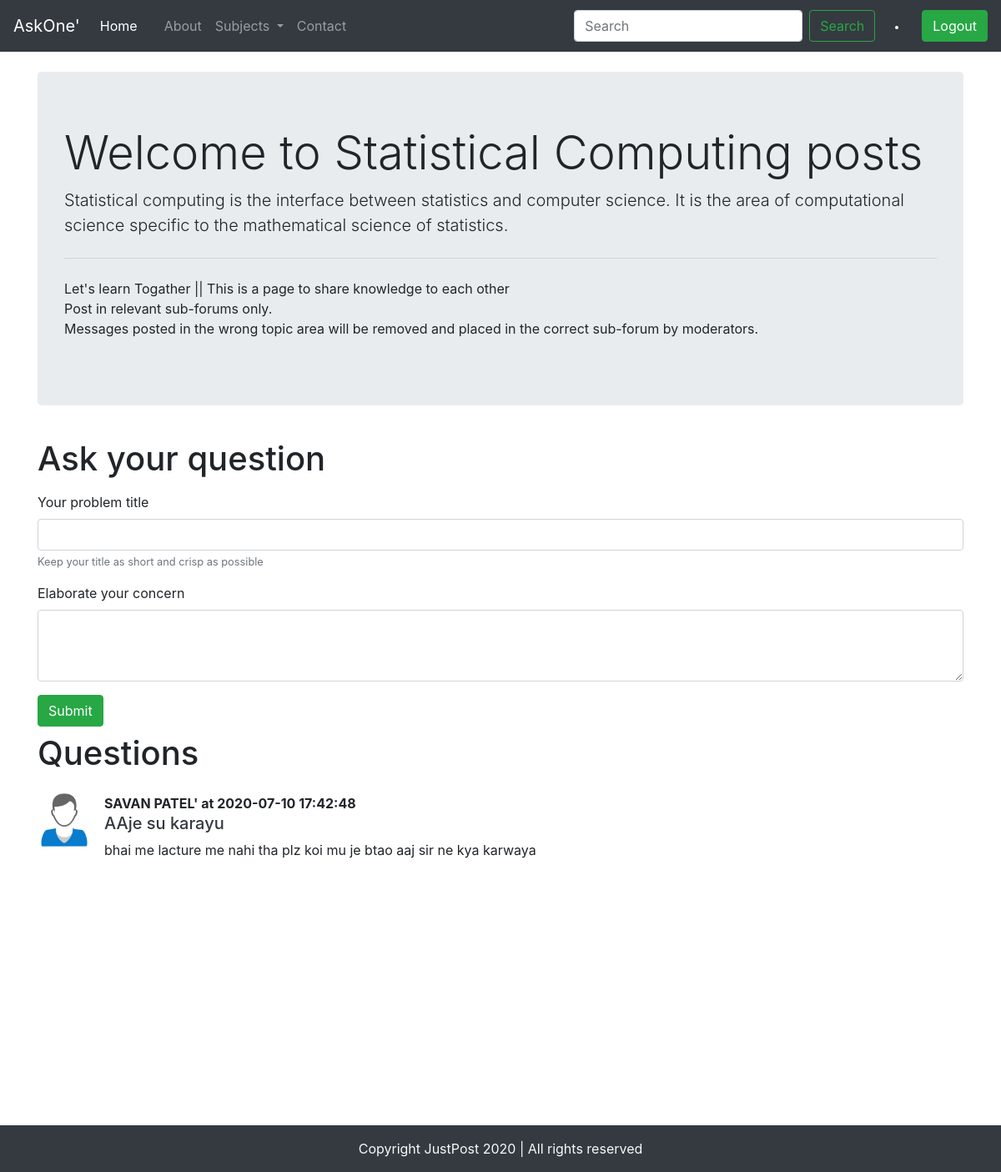
Page /threadlist.php?catid=5 (signed in) on the committed database.
### tables this page shows
CREATE TABLE `categories` (
  `category_id` int(8) NOT NULL,
  `category_image` varchar(255) NOT NULL,
  `category_name` varchar(255) NOT NULL,
  `category_description` varchar(255) NOT NULL,
  `created` datetime NOT NULL DEFAULT current_timestamp()
);

CREATE TABLE `threads` (
  `thread_id` int(7) NOT NULL,
  `thread_title` varchar(255) NOT NULL,
  `thread_desc` text NOT NULL,
  `thread_user_id` int(7) NOT NULL,
  `thread_category_id` int(7) NOT NULL,
  `time_stamp` datetime NOT NULL DEFAULT current_timestamp()
);

CREATE TABLE `users` (
  `sr_no` int(8) NOT NULL,
  `image` varchar(255) NOT NULL,
  `username` varchar(50) NOT NULL,
  `user_email` varchar(30) NOT NULL,
  `user_bio` text DEFAULT NULL,
  `timestamp` datetime NOT NULL DEFAULT current_timestamp()
);

### threadlist.php (the view, shortened to what this page needs)
    <?php
    include 'partials/_dbconnect.php';
    $id = $_GET['catid'];
    $sql = "SELECT * FROM `categories` WHERE `category_id`= $id";
    $result = mysqli_query($conn,$sql);
    while ($row = mysqli_fetch_assoc($result)){
        $catname = $row['category_name'];
        $catdesc = $row['category_description'];
    }
    ?>
    <!doctype html>
    <html lang="en">
    <head>
        <link rel="stylesheet" href="https://stackpath.bootstrapcdn.com/bootstrap/4.5.0/css/bootstrap.min.css"
>
    </head>
    <body onload="loading()">
        <?php include 'partials/_header.php'; ?>
        <div class="container my-4">
            <div class="jumbotron">
                <h1 class="display-4 catname">Welcome to <?php echo $catname; ?> posts</h1>
                <p class="lead catdesc"><?php echo $catdesc; ?></p>
                <hr class="my-4">
                <p>Let's learn Togather || This is a page to share knowledge to each other
                    <br>
                    Post in relevant sub-forums only.<br>
                    Messages posted in the wrong topic area will be removed and placed in the correct sub-forum by
                    moderators.<br>
            </div>
        </div>
        <?php
    if (isset($_SESSION['loggedin']) && $_SESSION['loggedin'] == 1 ) {
        echo '
        <div class="container">
        <h1 class="py-2">Ask your question</h1>
        <form action="'.$_SERVER["REQUEST_URI"].'" method="post">
            <div class="form-group">
                <label for="title">Your problem title</label>
                <input type="text" class="form-control" id="title" name="title" aria-describedby="emailHelp" required>
                <small id="emailHelp" class="form-text text-muted">Keep your title as short and crisp as
                    possible</small>
            </div>
            <div class="form-group">
                <label for="desc">Elaborate your concern</label>
                <textarea class="form-control" id="desc" name="desc" rows="3" required></textarea>
            </div>
            <button type="submit" class="btn btn-success">Submit</button>
        </form>
    </div>
        ';
    }
    ?>
        <div class="container mb-5" id="que">
            <h1 class="py-2">Questions</h1>
            <?php
    $id = $_GET['catid'];
    $sql = "SELECT * FROM `threads` WHERE `thread_category_id`= $id";
    $result = mysqli_query($conn,$sql);
    while ($row = mysqli_fetch_assoc($result)){
        $title = $row['thread_title'];
        $desc = $row['thread_desc'];
        $th_id = $row['thread_id'];
        $thread_time = $row['time_stamp'];
        $user_id = $row['thread_user_id'];
        $sql2 = "SELECT username FROM `users` where sr_no=$user_id";
        $result2 = mysqli_query($conn, $sql2);
        $row2 = mysqli_fetch_assoc($result2);
       echo'
             <div class="media my-3">
                <img src="img/user-default.png" width="64px" class="mr-3" alt="...">
                <div class="media-body">
                <p class="font-weight-bold my-0">'.$row2['username'].' at '.$thread_time.'</p>
                    <h5 class="mt-0"><a class="text-dark" href="thread.php?threadid='.$th_id.'">'.$title.'</a></h5>
                    '.$desc.'
                </div>
            </div>';
    }
        ?>
        </div>
        <?php include 'partials/_footer.php'; ?>
    </body>
    </html>

### threadlist.php (style rules this page uses)
#que { min-height: 430px; }
* { margin: 0; padding: 0; }

### rows in the picture
categories: category_name "Statistical Computing", category_description "Statistical computing is the interface between statistics and computer science. It is the area of computational science specific to the mathematical science of statistics."
threads: users.username "SAVAN PATEL'", time_stamp "2020-07-10 17:42:48", thread_title "AAje su karayu", thread_desc "bhai me lacture me nahi tha plz koi mu je btao aaj sir ne kya karwaya"
